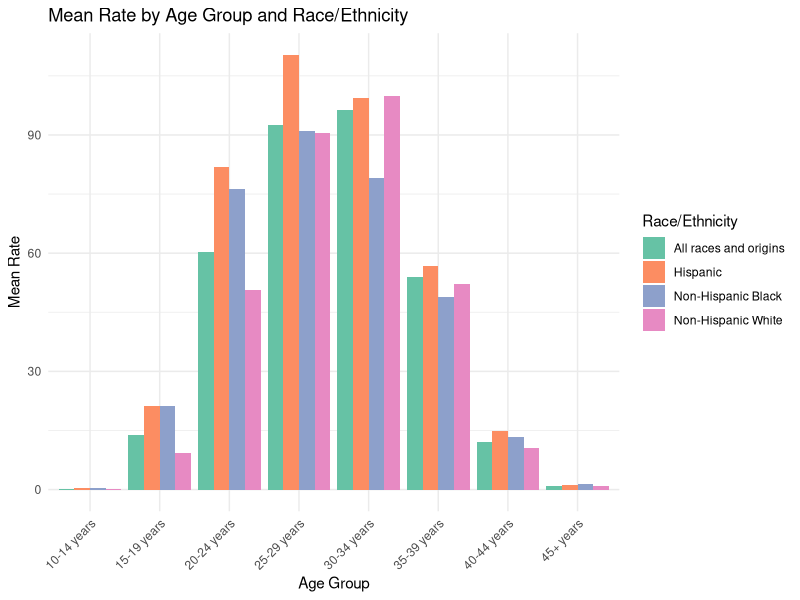
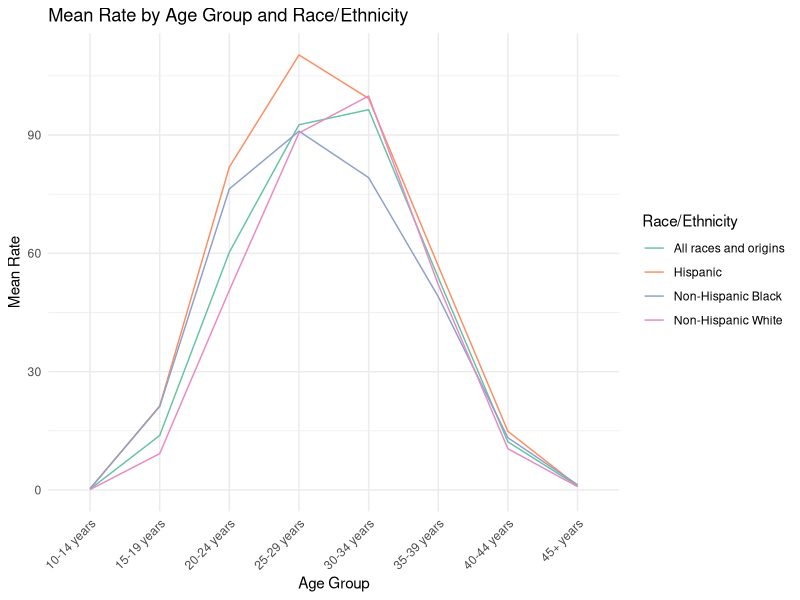
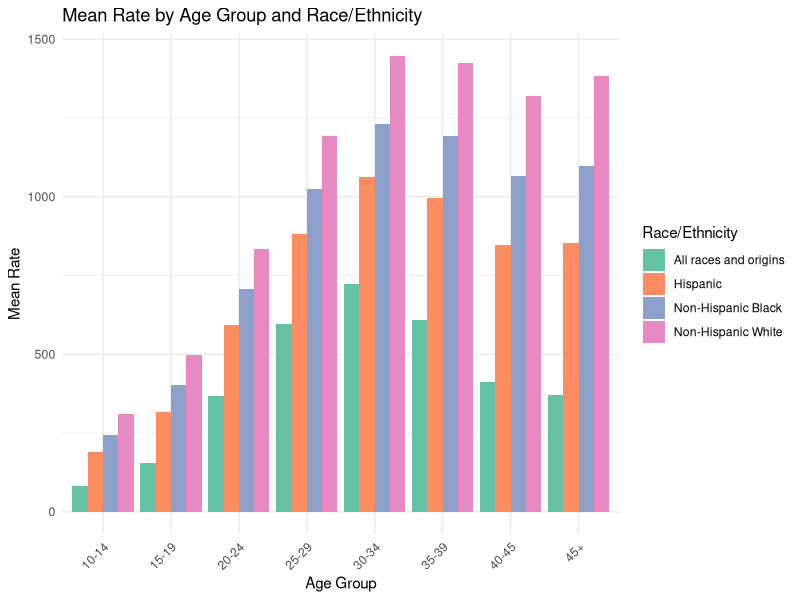
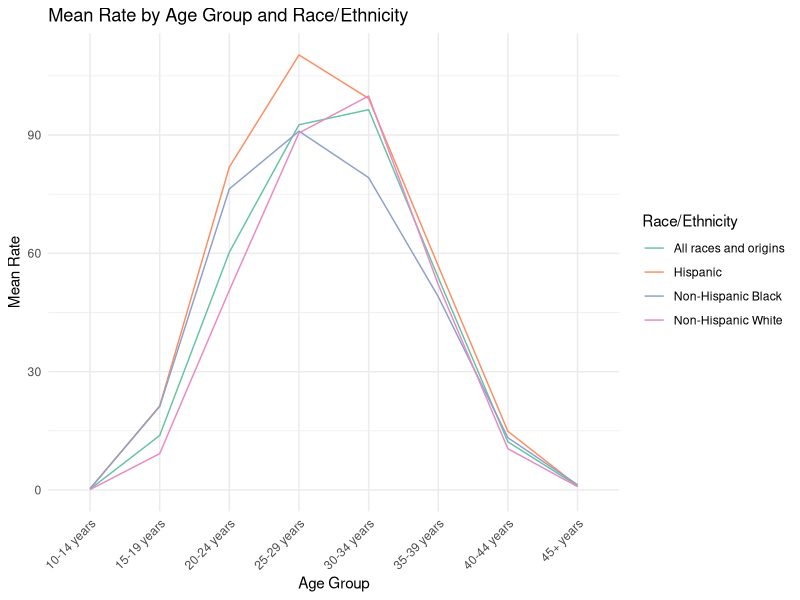
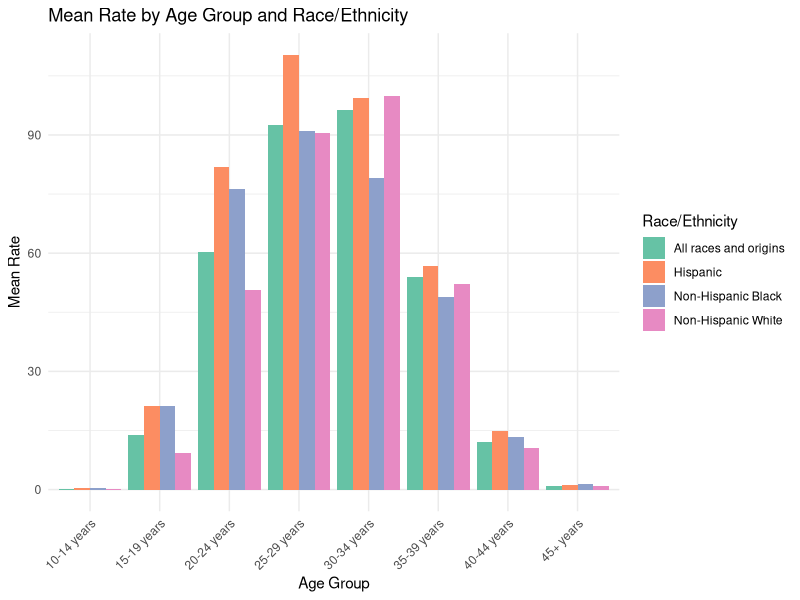
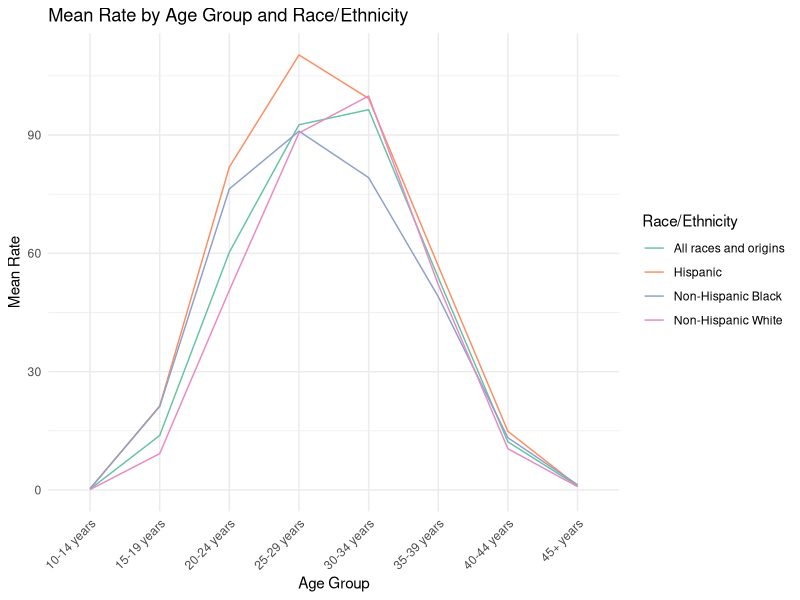
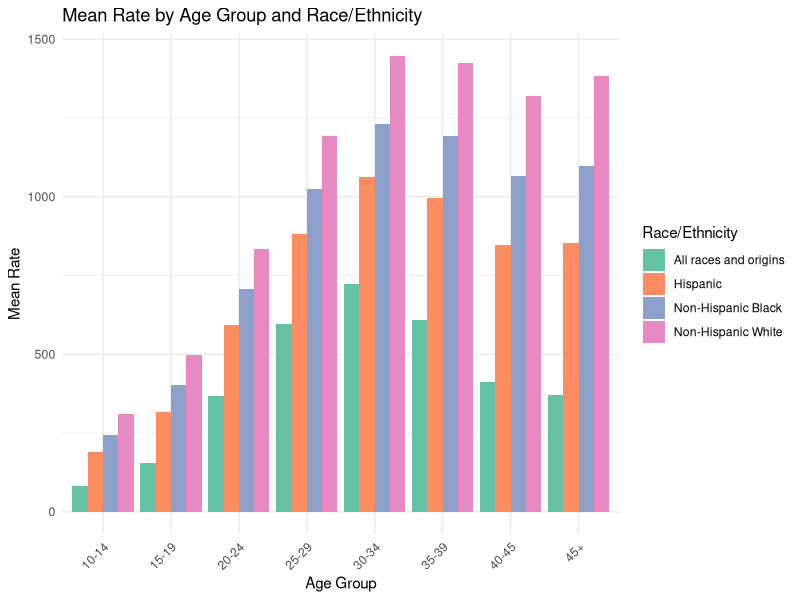
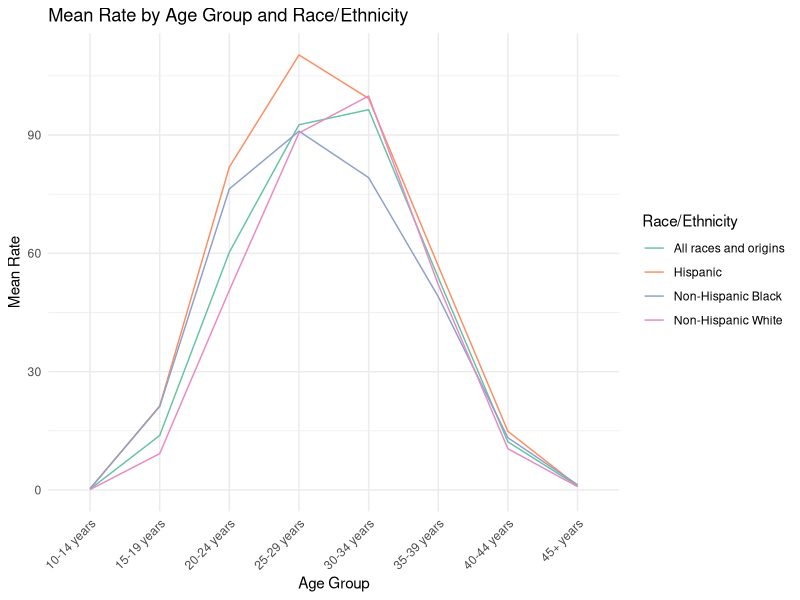

These charts were generated, in order, by the following R code:
## ---- chunk 1
#Loading packages
library(tidyverse) #This includes ggplot2, tidyr, readr, dplyr, stringr, purr, forcats
library(knitr)
library(here)
library(kableExtra)

#Reading in the csv file
cdcdata <- read_csv(here("cdcdata-exercise", "NCHS_VSRR_Quarterly_provisional_estimates_for_selected_birth_indicators_20240205.csv"))

#Checking the packaging (displaying first and last few rows of data)
nrow(cdcdata)
ncol(cdcdata)

#Showing the structure
str(cdcdata)

#Looking at top/bottom of data
head(cdcdata)[, c(1:8)]
tail(cdcdata)[, c(1:8)]
## ---- chunk 2
#This section was written with help from ChatGPT.

#Get column names
colnames(cdcdata)

#Separate the "Year and Quarter" column into "Year" and "Quarter" columns in cdcdata
cdcdata <- cdcdata %>%
  separate("Year and Quarter", into = c("Year", "Quarter"), sep = " Q")

#Convert "Year" and "Quarter" columns to numeric
cdcdata <- cdcdata %>%
  mutate(
    Year = as.numeric(Year),
    Quarter = case_when(
      Quarter == "1" ~ 1,
      Quarter == "2" ~ 2,
      Quarter == "3" ~ 3,
      Quarter == "4" ~ 4
    )
  )

#Rename observations "Birth Rates"
cdcdata <- cdcdata %>%
  mutate(Topic = ifelse(Topic == "Birth Rates", str_replace(Topic, " ", "_"), Topic))

# Filter to include only observations where the "Topic" column contains "Birth_Rates"
cdcdata1 <- cdcdata %>% filter(Topic == "Birth_Rates")

#Print the modified cdcdata dataset
print(cdcdata1)
## ---- chunk 3
#This section was written with help from ChatGPT.

#Remove the "Topic" column
cdcdata1 <- cdcdata1 %>%
  select(-Topic)

#Filter the dataset to include only observations where the "Topic Subgroup" column is exactly "Age-specific Birth Rates"
cdcdata1 <- cdcdata1 %>%
  filter(`Topic Subgroup` == "Age-specific Birth Rates")

#Replace "Age-specific Birth Rates" with "Age_Specific" in the "Topic Subgroup" column
cdcdata1 <- cdcdata1 %>%
  mutate(`Topic Subgroup` = str_replace(`Topic Subgroup`, "Age-specific Birth Rates", "Age_Specific"))

#Remove the "Topic Subgroup" column and rename dataframe
cdcdata2 <- cdcdata1 %>%
  select(-`Topic Subgroup`)

#Print the modified cdcdata dataset
print(cdcdata2)
## ---- chunk 4
#This section was written with help from ChatGPT.

#Renaming columns
cdcdata2 <- cdcdata2 %>%
  rename(Age_Years = Indicator)

cdcdata2 <- cdcdata2 %>%
  rename(Race_Ethnicity = `Race Ethnicity Category`)

#Define the specific levels for the "Race_Ethnicity" category
race_ethnicity_levels <- c("All races and origins", "Hispanic", "Non-Hispanic Black", "Non-Hispanic White")

#Convert the "Race Ethnicity Category" column to a factor variable with custom levels
cdcdata2$Race_Ethnicity <- factor(cdcdata2$Race_Ethnicity, levels = race_ethnicity_levels)

#View the levels of the "Race_Ethnicity" column
levels(cdcdata2$Race_Ethnicity)

#Get unique age category levels from the "Age_Years" column
age_levels <- unique(cdcdata2$Age_Years)

#Convert the "Age_Years" column to a factor variable with custom levels
cdcdata2$Age_Years <- factor(cdcdata2$Age_Years, levels = age_levels)

#View the levels of the "Age_Years" column
levels(cdcdata2$Age_Years)

#Print the modified cdcdata dataset
print(cdcdata2)
## ---- chunk 5
# Count the number of NA values in the "Significant" column
na_count <- sum(is.na(cdcdata2$Significant))

# Print the number of NA values
print(na_count)
## ---- chunk 6
#Remove the "Significant" column
cdcdata2 <- cdcdata2 %>%
  select(-Significant)

#Print the new dataset
print(cdcdata2)
## ---- chunk 7
#Remove the "Year", "Quarter", "Unit" columns
cdcdata2 <- cdcdata2 %>%
  select(-Year, -Quarter, -Unit)
## ---- chunk 8
#Collapse data by Age_Years and Race_Ethnicity
cdcdata2_agg <- cdcdata2 %>%
  group_by(Age_Years, Race_Ethnicity) %>%
  summarise_all(list(mean = mean, sd = sd)) %>%
  ungroup()

#Make a  table using knitr
knitr::kable(cdcdata2_agg, caption = "Mean and Standard Deviation of Birth Rates by Age")

print(cdcdata2_agg)
## ---- chunk 9
#ChatGPT helped me with this section.

#Plotting a bar graph
p1 <- ggplot(cdcdata2_agg, aes(x = Age_Years, y = mean, fill = Race_Ethnicity)) +
  geom_bar(stat = "identity", position = "dodge") +
  labs(title = "Mean Rate by Age Group and Race/Ethnicity",
       x = "Age Group",
       y = "Mean Rate",
       fill = "Race/Ethnicity") +
  theme_minimal() +
  theme(axis.text.x = element_text(angle = 45, hjust = 1)) +
  scale_fill_brewer(palette = "Set2")  # Choose a color palette if needed
plot(p1)

#Saving figure
figure_file <- here("cdcdata-exercise", "mean_rate_bar.png")
ggsave(filename = figure_file, plot=p1)

#Plotting a line graph
p2 <- ggplot(cdcdata2_agg, aes(x = Age_Years, y = mean, color = Race_Ethnicity, group = Race_Ethnicity)) +
  geom_line() +
  labs(title = "Mean Rate by Age Group and Race/Ethnicity",
       x = "Age Group",
       y = "Mean Rate",
       color = "Race/Ethnicity") +
  theme_minimal() +
  theme(axis.text.x = element_text(angle = 45, hjust = 1)) +
  scale_color_brewer(palette = "Set2")  # Choose a color palette if needed
plot(p2)

#Saving figure
figure_file <- here("cdcdata-exercise", "mean_rate_line.png")
ggsave(filename = figure_file, plot=p2)
## ---- chunk 10
n_age <- cdcdata2 %>% #Create new age category data frame
    group_by(Age_Years) %>% #group the values for age_years
    tally() #Tally values in each age_years level
n_race <- cdcdata2 %>% #Create new race/ethnicity data frame
    group_by(Race_Ethnicity) %>% #group the values for Race/ethnicity
    tally() #Tally values in each race/ethnicity level
    print(n_age)
    print(n_race)#show the tables
## ---- chunk 11
cdcdata2_agg2 <- cdcdata2 %>%
  group_by(Age_Years, Race_Ethnicity) %>% #Create an aggregate data frame with age and race/ethnicity groupped together
  tally() #Take a count fo how many entries there are per groupping
  print(cdcdata2_agg2)
## ---- chunk 12
set.seed(5) #Set seed for replicability
n_mothers <- 1056 #Make there a total of 1056 participants (mothers) in this survey
syn_cdcdata <- data.frame(
  AgeYears = factor(n_mothers),
  RaceEthnicity = factor(n_mothers),
  Rate = numeric(n_mothers)
) #create a new data frame called syn_cdcdata with a total of 1056 entries for each column 
## ---- chunk 13
syn_cdcdata$AgeYears <- rep(c("10-14", "15-19", "20-24", "25-29", "30-34", "35-39", "40-45", "45+"), each = n_mothers/8) #Make the ageyear factor levels as specified by with an equal number of entries for each level
syn_cdcdata$RaceEthnicity <- rep(c("All races and origins", "Hispanic", "Non-Hispanic Black", "Non-Hispanic White"), length.out = n_mothers) #Make the raceethnicity factor levels, I kept length.out instead of each so that there were different age levels within each race level
str(syn_cdcdata) #checking the number of total entries
# Check that there is an equal number of levels for each factor
n_ageyears <- syn_cdcdata %>% #Create new age category data frame
    group_by(AgeYears) %>% #group the values for age_years
    tally() #Tally values in each age_years level
n_raceeth <- syn_cdcdata %>% #Create new race/ethnicity data frame
    group_by(RaceEthnicity) %>% #group the values for Race/ethnicity
    tally() #Tally values in each race/ethnicity level
    print(n_ageyears)
    print(n_raceeth)#show the tables
## ---- chunk 14
syn_cdcdata$AgeYears <- factor(syn_cdcdata$AgeYears) #Set ageyears to a factor
syn_cdcdata$RaceEthnicity <- factor(syn_cdcdata$RaceEthnicity) #set raceethnicity to a factor
str(syn_cdcdata) #check the structure
## ---- chunk 15
#I started by askign chatGPT "How do I find the mean rate for one factor variable?"
mean_rate <- aggregate(cdcdata2$Rate, by = list(cdcdata2$Age_Years), FUN = mean) #aggregate the Rate and Age_years variables and use the mean function
colnames(mean_rate) <- c("Factor", "Mean_Rate") #put the two new variables together in a new dataframe
print(mean_rate) #print the new columns

#I will now use the same function for the race variable
mean_rate2 <- aggregate(cdcdata2$Rate, by = list(cdcdata2$Race_Ethnicity), FUN = mean) #aggregate the Rate and race_ethnicity variables and use the mean function
colnames(mean_rate2) <- c("Factor2", "Mean_Rate2") #put the two new variables together in a new dataframe
print(mean_rate2) #print the new columns
## ---- chunk 16
model1 <- lm(Rate ~ Race_Ethnicity + Age_Years + Race_Ethnicity * Age_Years, data = cdcdata2) #make a linear model predicting rate with an interaction term of race * age
summary(model1) #Show the model summary
## ---- chunk 17
# Define  the coefficients by the means provided above
b1_values <- c(0.2386364, 16.3750000, 67.2863636,  96.1090909, 93.7000000, 52.9272727, 12.6863636, 1.0500000)  # Means to different levels of age
b2_values <- c(41.29773, 48.22500, 41.44659, 39.21705)  # Means corresponding to different levels of race
b12_values <- c(0.2, 0.3, 0.3545, 0.1, 13.8182, 21.3, 21.1636, 9.2182, 60.2818, 81.8909, 76.3455, 50.6273, 92.6091, 110.3091, 90.9818, 90.5364, 96.4364,99.2727, 79.1909, 99.9, 53.8364, 56.8, 49, 52.0727, 12.1909, 14.8636, 13.2455, 10.4455, 1.0091, 1.0636, 1.2909, 0.8364)  #Interaction means for b12 given by Cassia's analysis above
e <- rnorm(1056, 0, 1.651) #define the error using residual sd

# Convert the variables to numeric
syn_cdcdata$AgeYears <- as.integer(syn_cdcdata$AgeYears)
syn_cdcdata$RaceEthnicity <- as.integer(syn_cdcdata$RaceEthnicity)

# Repeat all of the coefficient values to have a total of 1056 values
b1_values <- rep(b1_values, length.out = 1056)
b2_values <- rep(b2_values, length.out = 1056)
b12_values <- rep(b12_values, length.out = 1056)

# Generate rate values and store them in the output data frame
syn_cdcdata$Rate <- numeric(nrow(syn_cdcdata))  # Initialize the Rate column

for (i in seq_len(nrow(syn_cdcdata))) {
  b1 <- b1_values[syn_cdcdata$AgeYears[i]]
  b2 <- b2_values[syn_cdcdata$RaceEthnicity[i]]
  b12 <- b12_values[i]
  
  Rate <- b1 * syn_cdcdata$AgeYears[i] + b2 * syn_cdcdata$RaceEthnicity[i] + b12 * syn_cdcdata$AgeYears[i] * syn_cdcdata$RaceEthnicity[i] + e[i]
  
  syn_cdcdata$Rate[i] <- Rate
}

# View the output data frame
print(syn_cdcdata)
## ---- chunk 18
syn_cdcdata$AgeYears <- rep(c("10-14", "15-19", "20-24", "25-29", "30-34", "35-39", "40-45", "45+"), each = n_mothers/8) #Make the ageyear factor levels as specified by with an equal number of entries for each level
syn_cdcdata$RaceEthnicity <- rep(c("All races and origins", "Hispanic", "Non-Hispanic Black", "Non-Hispanic White"), length.out = n_mothers) #Make the raceethnicity factor levels, I kept length.out instead of each so that there were different age levels within each race level
syn_cdcdata$AgeYears <- factor(syn_cdcdata$AgeYears) #Set ageyears to a factor
syn_cdcdata$RaceEthnicity <- factor(syn_cdcdata$RaceEthnicity) #set raceethnicity to a factor
print(syn_cdcdata) #Check the data altogether
str(syn_cdcdata) #check the structure
## ---- chunk 19
syn_dataagg <- syn_cdcdata %>%
  group_by(AgeYears, RaceEthnicity) %>% #use groupby() to group the two factor levels in question
  summarise_all(list(mean = mean, sd = sd)) %>% #find the summary stats of mean and sd
  ungroup() #ungroup before plotting the means and sds

# Checking to see if the means and sds are similar in my data to the original
knitr::kable(syn_dataagg, caption = "Mean and Standard Deviation of Birth Rates by Age")

print(syn_dataagg) #printing the data to check
## ---- chunk 20
#Plotting a bar graph
syn_plot1 <- ggplot(syn_dataagg, aes(x = AgeYears, y = mean, fill = RaceEthnicity)) +
  geom_bar(stat = "identity", position = "dodge") +
  labs(title = "Mean Rate by Age Group and Race/Ethnicity",
       x = "Age Group",
       y = "Mean Rate",
       fill = "Race/Ethnicity") +
  theme_minimal() +
  theme(axis.text.x = element_text(angle = 45, hjust = 1)) +
  scale_fill_brewer(palette = "Set2")  # Choose a color palette if needed
plot(syn_plot1)

#Saving figure
figure_file <- here("cdcdata-exercise", "mean_rate_bar_synthetic.png")
ggsave(filename = figure_file, plot=syn_plot1)

#Plotting a line graph
p2 <- ggplot(cdcdata2_agg, aes(x = Age_Years, y = mean, color = Race_Ethnicity, group = Race_Ethnicity)) +
  geom_line() +
  labs(title = "Mean Rate by Age Group and Race/Ethnicity",
       x = "Age Group",
       y = "Mean Rate",
       color = "Race/Ethnicity") +
  theme_minimal() +
  theme(axis.text.x = element_text(angle = 45, hjust = 1)) +
  scale_color_brewer(palette = "Set2")  # Choose a color palette if needed
plot(p2)

#Saving figure
figure_file <- here("cdcdata-exercise", "mean_rate_line.png")
ggsave(filename = figure_file, plot=p2)
